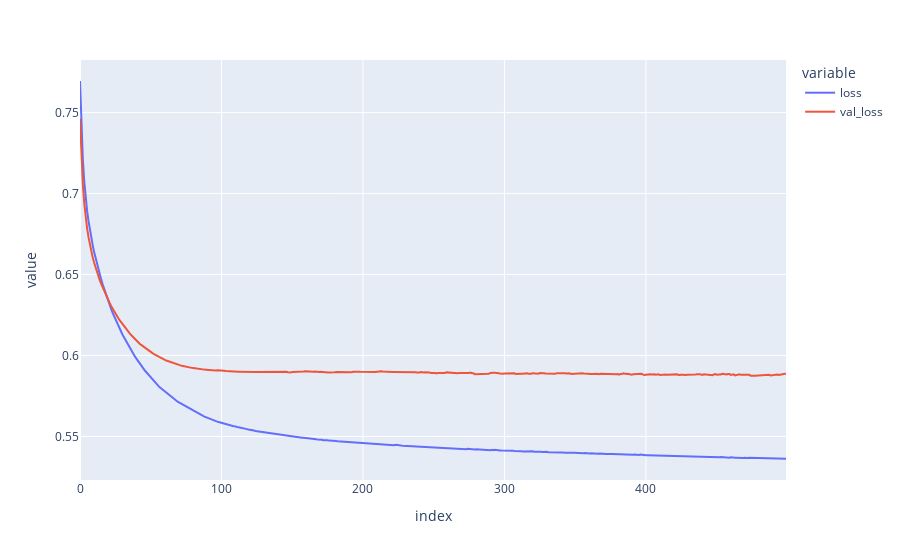

Here is the notebook cell this chart was saved with:
### Code cell
import plotly.express as px
fig = px.line({'loss': history.history['loss'], 'val_loss': history.history['val_loss']})
fig.show()

### Figure 1 — Plotly figure (JSON) as saved in the notebook; plotly's stock layout.template omitted (floating-point values rounded to 4 significant figures; data arrays with more than 128 entries replaced by an {"elided": "..."} marker saying what was removed)
{"data": [{"hovertemplate": "variable=loss<br>index=%{x}<br>value=%{y}<extra></extra>", "legendgroup": "loss", "line": {"color": "#636efa", "dash": "solid"}, "marker": {"symbol": "circle"}, "mode": "lines", "name": "loss", "orientation": "v", "showlegend": true, "type": "scatter", "x": {"elided": "500 int values"}, "xaxis": "x", "y": {"elided": "500 float values"}, "yaxis": "y"}, {"hovertemplate": "variable=val_loss<br>index=%{x}<br>value=%{y}<extra></extra>", "legendgroup": "val_loss", "line": {"color": "#EF553B", "dash": "solid"}, "marker": {"symbol": "circle"}, "mode": "lines", "name": "val_loss", "orientation": "v", "showlegend": true, "type": "scatter", "x": {"elided": "500 int values"}, "xaxis": "x", "y": {"elided": "500 float values"}, "yaxis": "y"}], "layout": {"legend": {"title": {"text": "variable"}, "tracegroupgap": 0}, "margin": {"t": 60}, "xaxis": {"anchor": "y", "domain": [0, 1], "title": {"text": "index"}}, "yaxis": {"anchor": "x", "domain": [0, 1], "title": {"text": "value"}}}}
